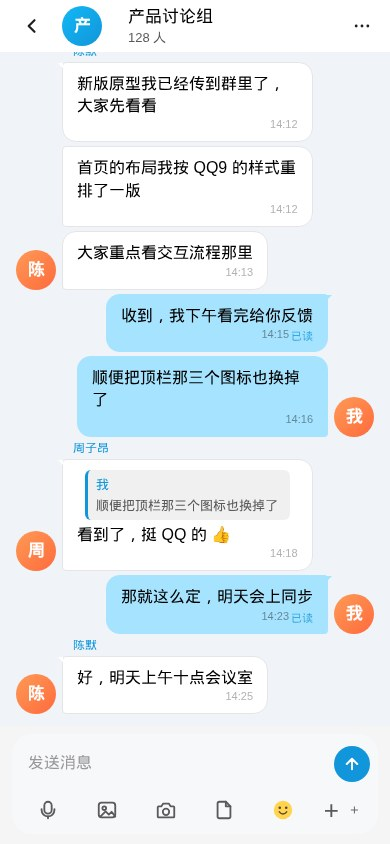
#> input picture docs/tgqq/fixtures/shots/group-chat.jpg, 390 x 844 px, found by its file name; its folder holds 8 pictures in this run
$ python _round13_verify.py
#> lines starting #> are read from the running program, lines starting #| are printed output that depends on the picture
#!/usr/bin/env python3
"""Targeted re-verification based on visual reading."""
from PIL import Image
import os

SHOTS="/data/data/com.termux/files/home/tg-web/tweb/docs/tgqq/fixtures/shots"

def load(n): return Image.open(os.path.join(SHOTS,n)).convert("RGB")
#> called with n = 'group-chat.jpg'
#> returned value is the input picture: PIL image 390x844 RGB; mean R, G, B 227.3, 235.6, 240.5
def px(img,x,y): return img.getpixel((int(x),int(y)))
def br(rgb): return 0.299*rgb[0]+0.587*rgb[1]+0.114*rgb[2]

# === A) Check actual "已读" text at known outbound bubble time stamps ===
# group-chat: visual "14:15 已读" near y=270-280, x ~310-340
# group-chat: visual "14:23 已读" near y=595-605
g=load("group-chat.jpg")
print("=== group-chat outbound bubble time/已读 sampling ===")
for y in range(260, 290):
    row=[]
    for x in range(280, 380):
        r=px(g,x,y)
        # mark any bluish (B>R, B>G)
        if r[2]>=140 and r[2]>r[0]+15 and r[2]>r[1]+5:
            row.append((x,r))
    if row:
        print(f" y={y}: bluish x-range [{row[0][0]}..{row[-1][0]}], sample={row[len(row)//2][1]}")
#> this loop made 30 passes
#|  y=288: bluish x-range [329..333], sample=(236, 242, 254)
#|  y=289: bluish x-range [329..332], sample=(238, 244, 255)

print()
print("=== group-chat at 14:23 已读 region ===")
for y in range(585, 615):
    row=[]
    for x in range(280, 380):
        r=px(g,x,y)
        if r[2]>=140 and r[2]>r[0]+15 and r[2]>r[1]+5:
            row.append((x,r))
    if row:
        print(f" y={y}: bluish x-range [{row[0][0]}..{row[-1][0]}], sample={row[len(row)//2][1]}")

# === mobile-chat: look near 14:13, 14:15, 14:16, 14:23, 14:25 outbound bubbles ===
m=load("mobile-chat.jpg")
#> call 2 of load, with n = 'mobile-chat.jpg'
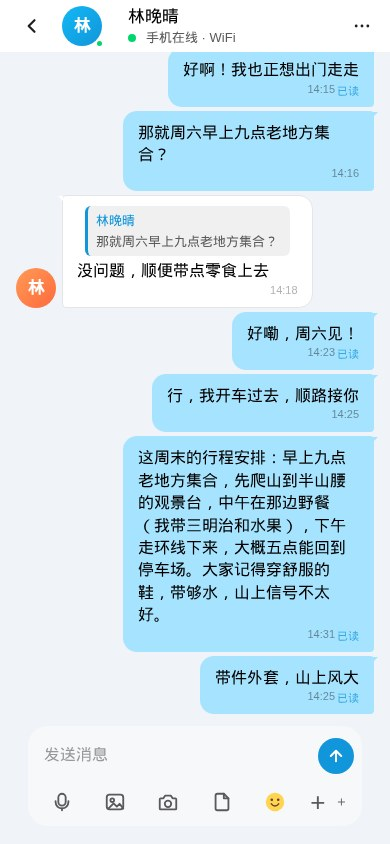
#> input picture docs/tgqq/fixtures/shots/mobile-chat.jpg, 390 x 844 px, found by its file name
#> in load, returned value is the input picture: PIL image 390x844 RGB; mean R, G, B 208.2, 230, 241
print()
print("=== mobile-chat outbound bubble time region scanning (right side y=190-790) ===")
total_bluish_text=0
for y in range(190, 800, 1):
    bluish_in_row=0
    for x in range(280, 380):
        r=px(m,x,y)
        # exclude bubble fill (which is very light blue/white), look for medium blue text
        if 60<=r[0]<=80 and 130<=r[1]<=170 and r[2]>=180:
            bluish_in_row+=1
    total_bluish_text += bluish_in_row
#> after the loop, total_bluish_text = 31
print(f" total candidate blue text pixels in outbound area (RGB~70,150,200): {total_bluish_text}")
#|  total candidate blue text pixels in outbound area (RGB~70,150,200): 31

# Compare with group-chat
print()
print("=== group-chat outbound bubble same scan ===")
gtot=0
for y in range(190, 800, 1):
    for x in range(280, 380):
        r=px(g,x,y)
        if 60<=r[0]<=80 and 130<=r[1]<=170 and r[2]>=180:
            gtot+=1
#> after the loop, gtot = 34
print(f" total candidate blue text pixels (group-chat): {gtot}")
#|  total candidate blue text pixels (group-chat): 34

# tablet-mid
t=load("tablet-mid.jpg")
#> call 3 of load, with n = 'tablet-mid.jpg'
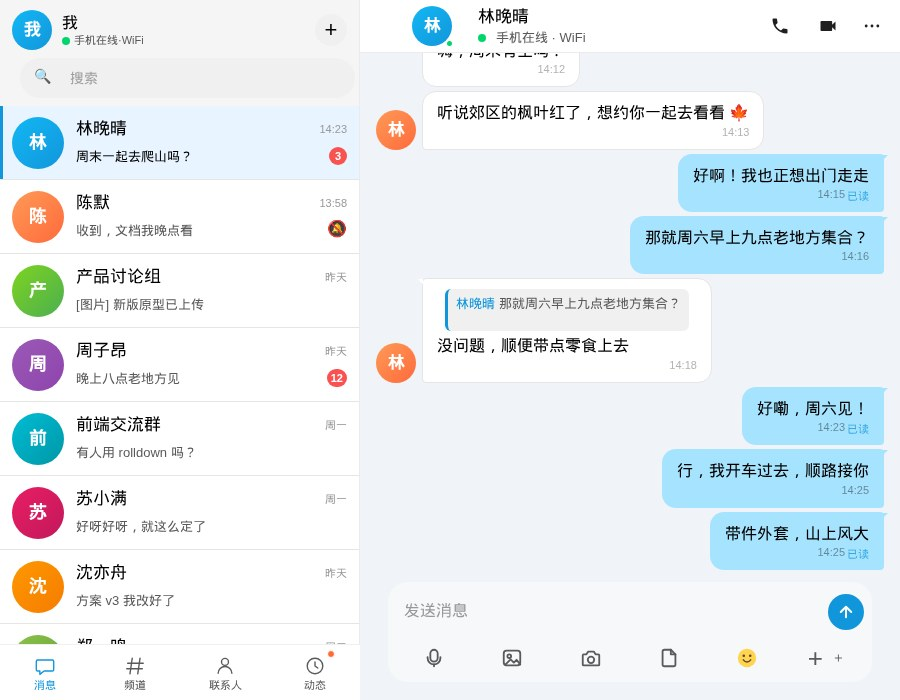
#> input picture docs/tgqq/fixtures/shots/tablet-mid.jpg, 900 x 700 px, found by its file name
#> in load, returned value is the input picture: PIL image 900x700 RGB; mean R, G, B 231.2, 238, 242.1
print()
print("=== tablet-mid outbound bubble same scan (right pane x=750-895) ===")
ttot=0
for y in range(50, 660, 1):
    for x in range(750, 895):
        r=px(t,x,y)
        if 60<=r[0]<=80 and 130<=r[1]<=170 and r[2]>=180:
            ttot+=1
#> after the loop, ttot = 38
print(f" total candidate blue text pixels (tablet-mid): {ttot}")
#|  total candidate blue text pixels (tablet-mid): 38

# === Sample exact "已读" RGB in group-chat ===
print()
print("=== exact pixel at center of visible '已读' on group-chat ===")
# From visual: "14:15 已读" — text '已读' appears at approx x=345-365, y=270-278
# Try a few
for (x,y,label) in [(330,272,"after 14:15 area"),(345,273,"likely 已 字"),(360,273,"likely 读 字"),
                    (350,600,"14:23 area"),(345,600,"14:23 已")]:
    print(f" {label} ({x},{y}) = {px(g,x,y)}")
#> this loop made 5 passes
#> (x, y, label) on passes 1 to 5: (330, 272, 'after 14:15 area'), (345, 273, 'likely 已 字'), (360, 273, 'likely 读 字'), (350, 600, '14:23 area'), (345, 600, '14:23 已')
#|  after 14:15 area (330,272) = (240, 243, 248)
#|  likely 已 字 (345,273) = (240, 243, 248)
#|  likely 读 字 (360,273) = (240, 243, 248)
#|  14:23 area (350,600) = (252, 138, 78)
#|  14:23 已 (345,600) = (253, 144, 77)

# === Tablet-mid icons: count actual distinct icon clusters in chat pane top bar ===
# The pane starts at x=445ish. Icons appear to the right of name.
print()
print("=== tablet-mid: scan x>=600 y=15-60 for dark icon glyphs ===")
# Use column-density of dark pixels
dark_cols={}
for x in range(600, 900):
    c=0
    for y in range(15,60):
        if br(px(t,x,y))<=160: c+=1
    if c>=2: dark_cols[x]=c
# group consecutive
xs=sorted(dark_cols.keys())
clusters=[]
cur=[]
for x in xs:
    if not cur or x-cur[-1]<=5: cur.append(x)
    else:
        clusters.append(cur); cur=[x]
if cur: clusters.append(cur)
print(f" dark glyph clusters in tablet topbar (x>=600): {len(clusters)}")
for cl in clusters:
    print(f"  cluster x={cl[0]}..{cl[-1]}, center={sum(cl)//len(cl)}, avg-dark-count={sum(dark_cols[x] for x in cl)/len(cl):.1f}")

# Sample icon color
if clusters:
    for cl in clusters:
        cx=sum(cl)//len(cl); cy=37
        print(f"  sample color at ({cx},{cy}) = {px(t,cx,cy)}")
#> this loop made 3 passes
#|   sample color at (780,37) = (255, 255, 255)
#|   sample color at (827,37) = (255, 255, 255)
#|   sample color at (871,37) = (255, 255, 255)

# === emoji-panel: scan bottom tab row for blue highlight ===
ep=load("emoji-panel.jpg")
#> (the run stopped early here; a loop or call above may not have finished)
